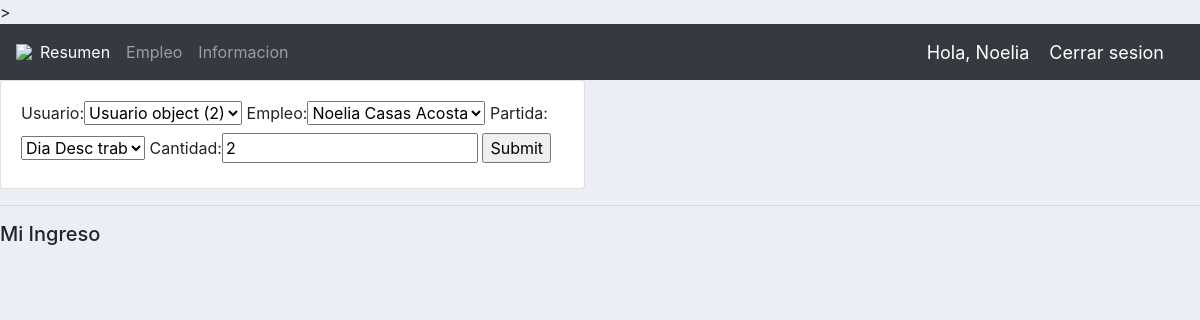
Page /update_recibo/6/ (signed in) on the committed database.
### accounts/models.py (models this page shows, shortened)
class Recibo(models.Model): # Order
    PARTIDA = (
        ('Hs Extras', 'Hs Extras'),
        ('Dia Desc trab', 'Dia Desc trab'),
        ('Feriado', 'Feriado'),
        )
    usuario = models.ForeignKey(Usuario, null=True, on_delete=models.SET_NULL)
    empleo = models.ForeignKey(Empleo, null=True, on_delete=models.SET_NULL)
    date_created = models.DateTimeField(auto_now_add=True, null=True)
    partida = models.CharField(max_length=200, null=True, choices=PARTIDA)
    cantidad = models.CharField(max_length=200, null=True)

### accounts/views.py (the view)
# urls.py: path('update_recibo/<str:pk>/',views.updateRecibo, name="update_recibo"),
@login_required(login_url ='login')
def updateRecibo(request, pk):
    recibo = Recibo.objects.get(id=pk)
    form = OrderForm(instance=recibo)
    if request.method == 'POST':
        form = OrderForm(request.POST,instance=recibo)
        if form.is_valid():
            form.save()
            return redirect('/')
    context = {'form': form}
    return render(request, 'accounts/order_form.html',context)

### accounts/forms.py
class OrderForm(ModelForm):
    class Meta:
        model = Recibo
        fields= '__all__'

### accounts/models.py (called while the page is built)
    def __str__(self):
        return self.name

### accounts/Templates/accounts/order_form.html (shortened to what this page needs)
{%  extends 'accounts/main.html' %}
{% load static %}
{% block content %}
    <div class="row">
        <div class="col-md-6">
            <div class="card card-body">
                <form action="" method="POST">
                    {{form}}
                    <input type="submit" name="Submit">
                </form>
            </div>
      </div>
</div>
{% endblock %}

### accounts/Templates/accounts/navbar.html (shortened to what this page needs)
{% load static  %}
<nav class="navbar navbar-expand-lg navbar-dark bg-dark">
  <img src="{% static 'images/logo.png' %}">
  <div class="collapse navbar-collapse" id="navbarNav">
    <ul class="navbar-nav">
      <li class="nav-item active">
        <a class="nav-link" href="{% url 'home' %}">Resumen</a>
      </li>
      <li class="nav-item">
        <a class="nav-link" href="{% url 'empleo' %}">Empleo</a>
      </li>
      <li class="nav-item">
        <a class="nav-link" href="{% url 'informacion' %}">Informacion</a>
      </li>
    </ul>
  </div>
    <span class="hello-msg"> Hola, {{ request.user }}</span>
    <span><a class="hello-msg" href="{% url 'logout' %}">Cerrar sesion</a></span>
</nav>

### static/css/main.css (style rules this page uses)
body { background-color: #ebeff5; }

### accounts/Templates/accounts/navbar.html (style rules this page uses)
.hello-msg { font-size: 18px; color: #fff;margin-right: 20px }

### rows in the picture
Recibo: usuario "Usuario object (2)", empleo "Noelia Casas Acosta", partida "Dia Desc trab", cantidad "2"

### other values in the picture
{{ request.user }} "Noelia"
